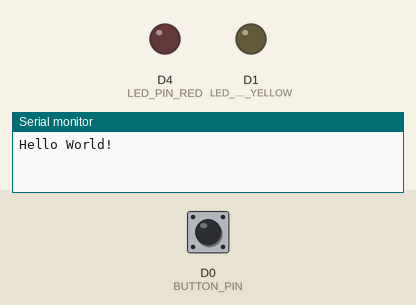
Bench run of a sketch on a simulated ESP8266 (NodeMCU). On the bench: output pins drawn as LEDs (lit = HIGH), the last lines printed to the serial monitor. Inputs (shaded band) come from the test bench; at power-on: D0 (BUTTON_PIN) HIGH.

Above: at 0.1 s.
At 0.6 s:
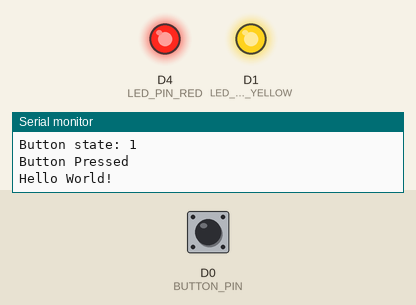
Timing chart, 0 to 2.1 s (numbered marks = the images above):
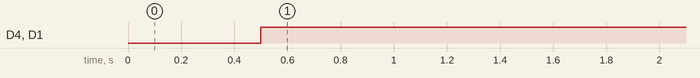

Measured:
- by itself, D4 (LED_PIN_RED), D1 (LED_PIN_YELLOW): LOW → HIGH at 0.50 s

The sketch:

haloReact_nodemcu_01.ino
```cpp
#define BUTTON_PIN  D0 // ESP32 pin GPIO21, which connected to button
#define LED_PIN_RED D4 // ESP32 pin GPIO19, which connected to led red
#define LED_PIN_YELLOW D1 // ESP32 pin GPIO18, which connected to led yello
#define BUZZ_PIN D2 // ESP32 pin GPIO5, which connected to the buzzer

// variables will change:
int button_state = 0;   // variable for reading the button status

void setup() {
  // put your setup code here, to run once:
  Serial.begin(9600);

  // initialize the LED pin as an output:
  pinMode(LED_PIN_RED, OUTPUT);
  pinMode(LED_PIN_YELLOW, OUTPUT);

  // initialize the button pin as an pull-up input:
  // the pull-up input pin will be HIGH when the button is open and LOW when the button is pressed.
  pinMode(BUTTON_PIN, INPUT_PULLUP);
}

void loop() {
  // put your main code here, to run repeatedly:
  Serial.println("Hello World!");
  delay(500);

  // read the state of the button value:
  button_state = digitalRead(BUTTON_PIN);
  Serial.print("Button state: ");
  Serial.println(button_state);

  // control LED according to the state of button
  if (button_state == HIGH)  {      // if button is pressed
    digitalWrite(LED_PIN_RED, HIGH); // turn on LED
    digitalWrite(LED_PIN_YELLOW, HIGH); // turn on LED
    Serial.println("Button Pressed");
  } else {                          // otherwise, button is not pressing
    digitalWrite(LED_PIN_RED, LOW);  // turn off LED
    digitalWrite(LED_PIN_YELLOW, LOW);  // turn off LED

  }

}
```
